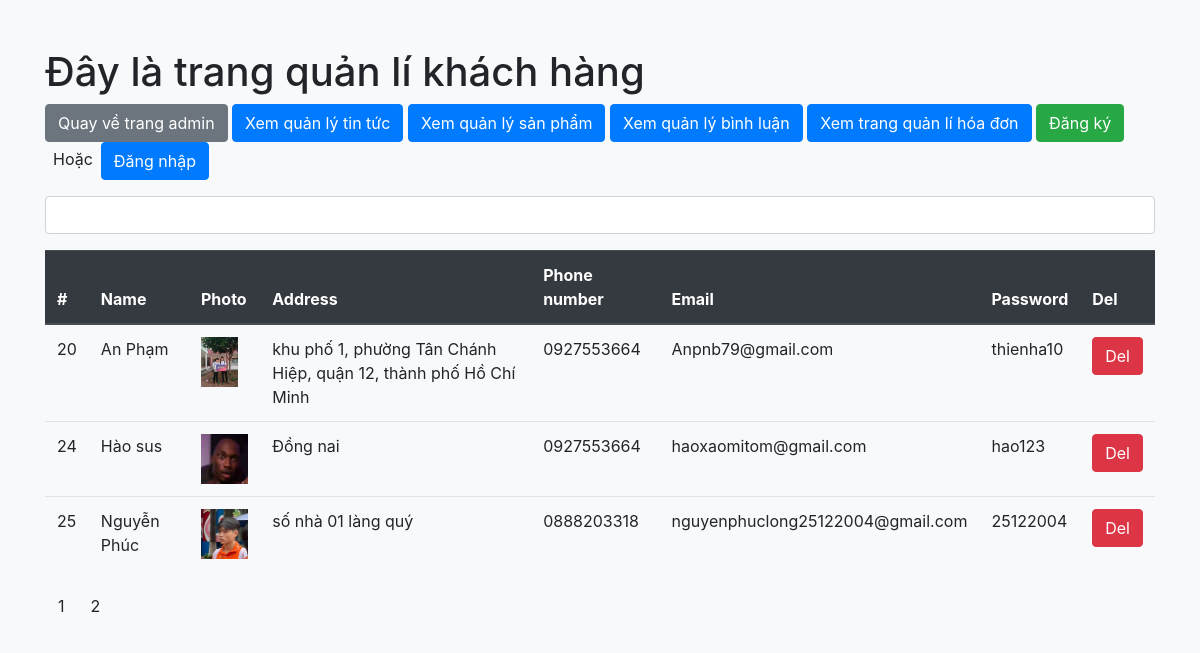
Page /admin/user_management.php on the committed database.
### tables this page shows
CREATE TABLE `account` (
  `id` int(11) NOT NULL,
  `name` varchar(100) NOT NULL,
  `photo` varchar(100) NOT NULL,
  `address` varchar(200) NOT NULL,
  `phonenumber` varchar(11) NOT NULL,
  `email` varchar(100) NOT NULL,
  `password` varchar(100) NOT NULL,
  `FK_id_position` int(100) DEFAULT NULL
);

### admin/user_management.php (the view, shortened to what this page needs)
<!DOCTYPE html>
<html lang="en">
<head>
    <link href="https://stackpath.bootstrapcdn.com/bootstrap/4.5.2/css/bootstrap.min.css" rel="stylesheet">
</head>
<body class="bg-light">
    <div class="container mt-5">
        <h1>Đây là trang quản lí khách hàng</h1>
        <a href="admin.php" class="btn btn-secondary">Quay về trang admin</a>
        <a href="news_management.php?page_current=1&search=" class="btn btn-primary">Xem quản lý tin tức</a>
        <a href="product_management.php?page_current=1&search=" class="btn btn-primary">Xem quản lý sản phẩm</a>
        <a href="comment_management.php?page_current=1&search=" class="btn btn-primary">Xem quản lý bình luận</a>
        <a href="bill_management.php?page_current=1&search=" class="btn btn-primary">Xem trang quản lí hóa đơn</a>
        <?php
        $connect = mysqli_connect('localhost', 'root', '', 'project1');
        mysqli_set_charset($connect, 'utf8');
        $page_current = 1;
        $sql_number_of_account = "SELECT count(*) FROM account";
        $account_count_array = mysqli_query($connect, $sql_number_of_account);
        $account_count_result = mysqli_fetch_array($account_count_array);
        $account_count = $account_count_result['count(*)'];
        $account_per_page = 3;
        $total_pages = ceil($account_count / $account_per_page);
        $offset = $account_per_page * ($page_current - 1);
        $search = ' ';
        $sql = "SELECT * FROM account
                WHERE name LIKE '%$search%'
                LIMIT $account_per_page
                OFFSET $offset";
        $result = mysqli_query($connect, $sql);
        if (isset($_SESSION['name'])) {
        $name = $_SESSION['name'];
        echo '<p class="mt-3">Chào mừng <b>' . $name . '</b></p>';
        echo '<a href="../index.php?action=sign_out" class="btn btn-danger mb-3">Đăng xuất</a>';
        } else {
        echo '<a href="?action=sign_up" class="btn btn-success">Đăng ký</a>';
        echo '<span class="ml-2">Hoặc</span>';
        echo '<a href="?action=sign_in" class="btn btn-primary ml-2">Đăng nhập</a>';
        }
        ?>
        <form action="" class="mt-3 mb-3">
            <input type="search" name="search" value="<?php echo $search ?>" class="form-control" placeholder="Tìm kiếm khách hàng">
        </form>
        <table class="table">
            <thead class="thead-dark">
                <tr>
                    <th>#</th>
                    <th>Name</th>
                    <th>Photo</th>
                    <th>Address</th>
                    <th>Phone number</th>
                    <th>Email</th>
                    <th>Password</th>
                    <th>Del</th>
                </tr>
            </thead>
            <tbody>
                <?php foreach ($result as $each) { ?>
                    <tr>
                        <td><?php echo $each['id'] ?></td>
                        <td><?php echo $each['name'] ?></td>
                        <td>
                            <img src="../<?php echo $each['photo']; ?>" alt="Lỗi" style="height: 50px" class="img-fluid">
                        </td>
                        <td><?php echo $each['address'] ?></td>
                        <td><?php echo $each['phonenumber'] ?></td>
                        <td><?php echo $each['email'] ?></td>
                        <td><?php echo $each['password'] ?></td>
                        <td>
                            <a href="../index.php?action=delete_account&id=<?php echo $each['id'] ?>" class="btn btn-danger">
                                Del
                            </a>
                        </td>
                    </tr>
                <?php } ?>
            </tbody>
        </table>
        <div class="pagination">
            <?php for ($i = 1; $i <= $total_pages; $i++) { ?>
                <a href="?page_current=<?php echo $i ?>&search=<?php echo $search ?>" class="btn btn-light"><?php echo $i ?></a>
            <?php } ?>
        </div>
    </div>
</body>
</html>

### rows in the picture
account: id "20", name "An Phạm", photo (picture), address "khu phố 1, phường Tân Chánh Hiệp, quận 12, thành phố Hồ Chí Minh", phonenumber "0927553664", email "Anpnb79@gmail.com", password "thienha10"
account: id "24", name "Hào sus", photo (picture), address "Đồng nai", phonenumber "0927553664", email "haoxaomitom@gmail.com", password "hao123"
account: id "25", name "Nguyễn Phúc", photo (picture), address "số nhà 01 làng quý", phonenumber "0888203318", email "nguyenphuclong25122004@gmail.com", password "25122004"
